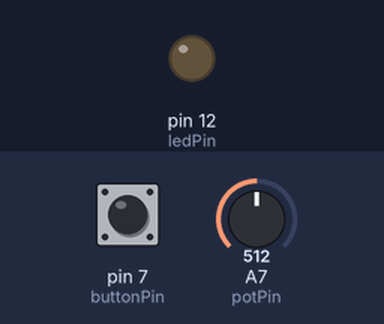
A sketch run on a simulated Arduino Nano, built with avr-gcc and run on an emulated ATmega328P. Parts: output pins drawn as LEDs (lit = HIGH). The test bench sets the inputs (shaded band); at power-on: A7 (potPin) = 512, pin 7 (buttonPin) HIGH. What the sketch prints to the serial monitor is not drawn.

Above: at 1.2 s.
1.3 s: A7 (potPin) set to 0
At 2.2 s:
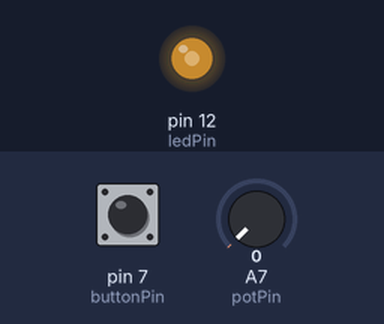
4.3 s: pin 7 (buttonPin) pulled LOW for 3.2 s
At 5.0 s:
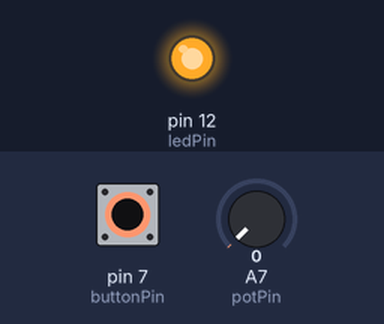
9.0 s: A7 (potPin) set to 122
Timing chart, 0 to 18.0 s (numbered marks = the images above; inputs shaded):
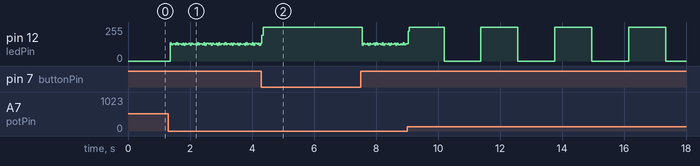

The sketch:

03_kode_millis.ino
```cpp
#define ledPin 12
#define buttonPin 7
#define potPin A7

void setup() {
 pinMode(ledPin, OUTPUT);
 pinMode(buttonPin, INPUT_PULLUP);
 Serial.begin(9600);
}

void loop() {
  static unsigned long lastChange = 0;

  int interval = map(analogRead(potPin), 0, 1024, 0, 10000);
  Serial.println(interval);

  int buttonState = !digitalRead(buttonPin);
  static int ledState = LOW;
  if(buttonState == HIGH){
    ledState = HIGH;
  }
  else{
    if(millis() >= lastChange + interval){
      //bytte tilstand på LED
      /*
      if(ledState == HIGH){
        ledState = LOW;
      }
      else {
        ledState = HIGH;
      }
      */
      ledState = !ledState;
      lastChange = millis();
    }
  }

  digitalWrite(ledPin, ledState);
   /*
  if(buttonState == HIGH){
    digitalWrite(ledPin, HIGH);
  }

  else{
    digitalWrite(ledPin,HIGH);
    delay(2000);
    digitalWrite(ledPin, LOW);
    delay(2000);
  }
  */
}
```

Measured:
- by itself, pin 12 (ledPin): repeats every 2.3 s: 255/255 1.1 s, 0/255 1.2 s
